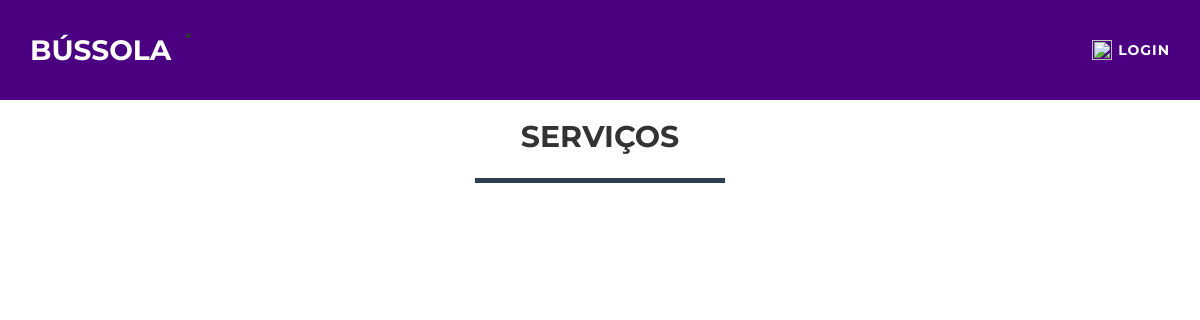
Before: /categoria/2/ with the older database file.
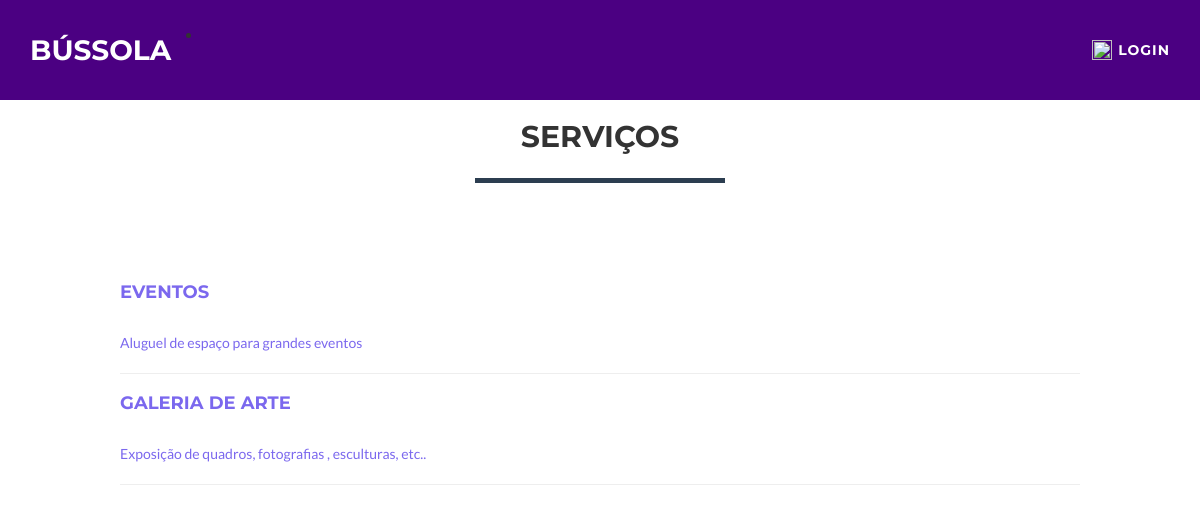
After: the same page with the newer database file.
### bussola/models.py (models this page shows, shortened)
class Servico(models.Model):
	nomeServico = models.CharField(max_length=200)
	informacoesServico = models.CharField(max_length=200)
	informacoesPreco = models.CharField(max_length=200)
	categoria = models.ForeignKey(Categoria, null=True, blank=False, verbose_name='Categoria')
	usuario = models.ForeignKey(Usuario, null=True, blank=False, verbose_name='Usuario')

### bussola/views.py (the view)
# urls.py: url(r'^categoria/(?P<pk>[\d]+)/$', views.categoria, name="categoria"),
def categoria(request, pk):
    categoria = Categoria.objects.get(pk=pk)
    servicos = Servico.objects.filter(categoria=categoria)
    return render(request, 'lista_servicos.html', {'servicos': servicos})

### bussola/templates/lista_servicos.html (shortened to what this page needs)
<!DOCTYPE html>
{%load staticfiles%}
<html lang="en">
<head>
    <link href="{% static 'vendor/bootstrap/css/bootstrap.min.css' %}" rel="stylesheet">
    <link rel="stylesheet" href=" {% static 'css/freelancer.min.css' %}">
    <link href="{% static 'vendor/font-awesome/css/font-awesome.min.css' %}" rel="stylesheet" type="text/css">
</head>
<body>
    <nav id="mainNav" class="navbar navbar-default navbar-fixed-top navbar-custom">
        <div class="container">
            <div class="navbar-header page-scroll">
                {% if user.is_authenticated %}
                    <li class="page-scroll">
                        <a class="navbar-brand" href="{% url 'bussola:pagina_usuario' %}">Bússola</a>
                    </li>
                {% else %}
                    <li class="page-scroll">
                        <a class="navbar-brand" href="{% url 'bussola:index' %}">Bússola</a>
                    </li>
                {% endif %}
            </div>
            <div class="collapse navbar-collapse" id="bs-example-navbar-collapse-1">
                <ul class="nav navbar-nav navbar-right">
                    {% if user.is_authenticated %}
              <li class="page-scroll">
                            <a href="#"><img src="{% static 'img/login.png' %}" class="img-responsive" style="width:20px;height:20px;float:left;margin-right:6px;">{{ request.user }}</a>
                        </li>
                    {% else %}
                        <li class="page-scroll">
                            <a href="{% url 'bussola:login' %}"><img src="{% static 'img/login.png' %}" class="img-responsive" style="width:20px;height:20px;float:left;margin-right:6px;">Login</a>
                        </li>
                    {% endif %}
                </ul>
            </div>
        </div>
    </nav>
    <br>
    <br>
    <div class= "container-fluid">
        <div class="row">
            <div class="col-lg-12 text-center" style="padding-bottom: 5%; padding-top: 5%;">
                <h2>Serviços</h2>
                <hr class="star-primary">
            </div>
        </div>
    </div>
    <div class= "container-fluid" style="margin-left: 10%; margin-right: 10%;">
        <div class="row">
            <form>
              <tbody>
                  {% for servico in servicos %}
                  <a href="{% url 'bussola:servico' pk=servico.pk %}"><tr>
                      <h4><td id="nomeServico">{{servico.nomeServico}}</td></h4>
                      <br>
                      <td id="informacoesServico">{{servico.informacoesServico}}</td>
                  </tr></a>
                  <hr>
                  {% endfor %}
              </tbody>
        </form>
        </div>
    </div>
</body>
</html>

Changed rows visible on the page:
added Servico: nomeServico "EVENTOS", informacoesServico "Aluguel de espaço para grandes eventos"
added Servico: nomeServico "GALERIA DE ARTE", informacoesServico "Exposição de quadros, fotografias , esculturas, etc.."
